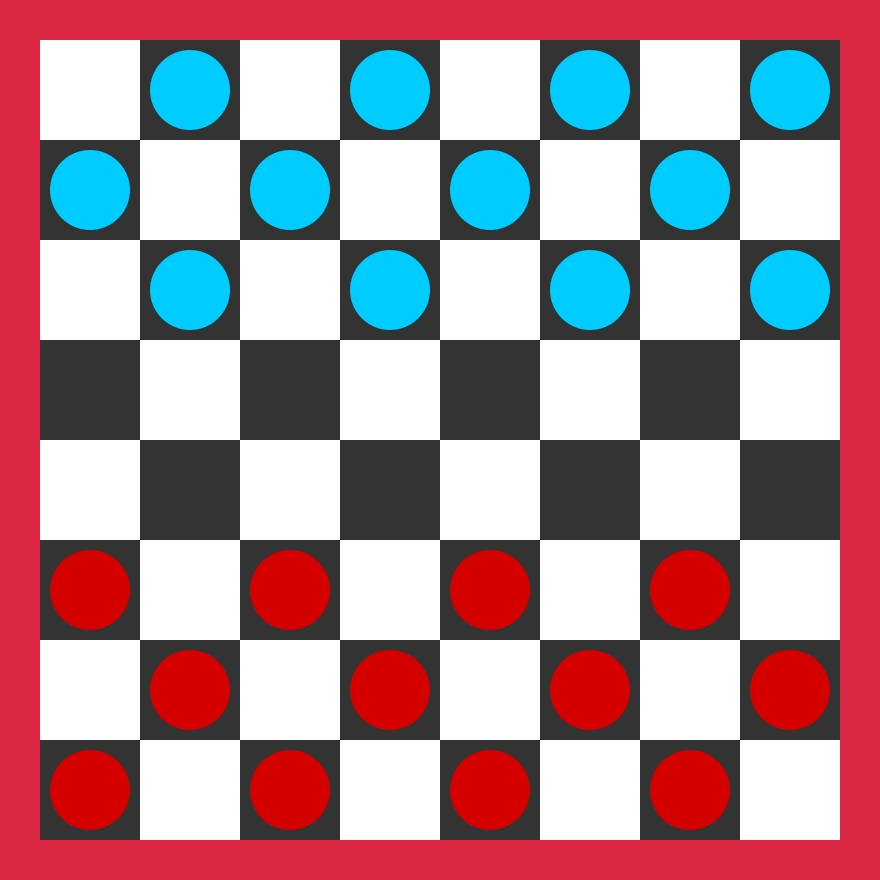
#> input picture pictures/planszafullborder.jpg, 880 x 880 px
$ python t2.py   (older library calls are emulated)
#> lines starting #> are read from the running program, lines starting #| are printed output that depends on the picture; after the words box and inside, x2 and y2 are one past the last pixel; in counts of white or black regions, pixels touching at a corner belong together
from skimage.feature import peak_local_max
from skimage.morphology import watershed
from scipy import ndimage
import numpy as np
import argparse
import imutils
import cv2.cv2 as cv2

image = cv2.imread("../pictures/planszafullborder.jpg")
#> image is the input picture: shape (880, 880, 3); mean B, G, R 149.8, 141.2, 173
# [9 lines of commented-out code are left out]


shifted = cv2.pyrMeanShiftFiltering(image, 21, 51)
# convert the mean shift image to grayscale, then apply
# Otsu's thresholding
gray = cv2.cvtColor(shifted, cv2.COLOR_BGR2GRAY)
thresh = cv2.threshold(gray, 0, 255,
                       cv2.THRESH_BINARY | cv2.THRESH_OTSU)[1]
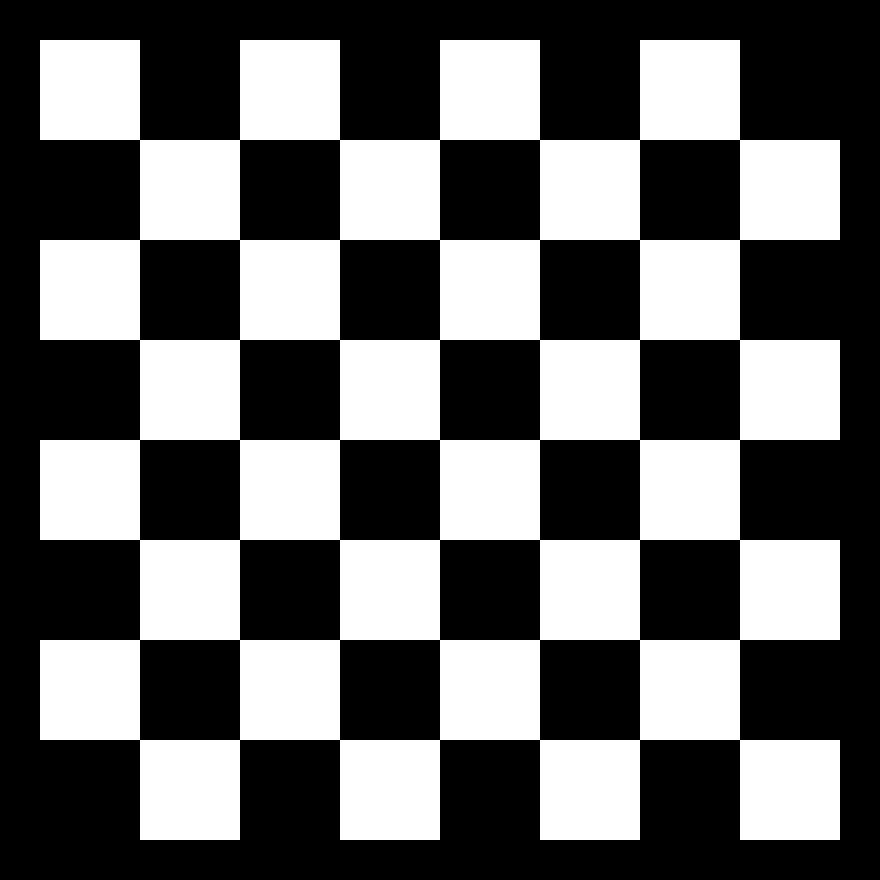
#> thresh: shape (880, 880); 41.3% white; 1 white region, box (x1, y1, x2, y2) and area: (40, 40, 840, 840) 320000

D = ndimage.distance_transform_edt(thresh)
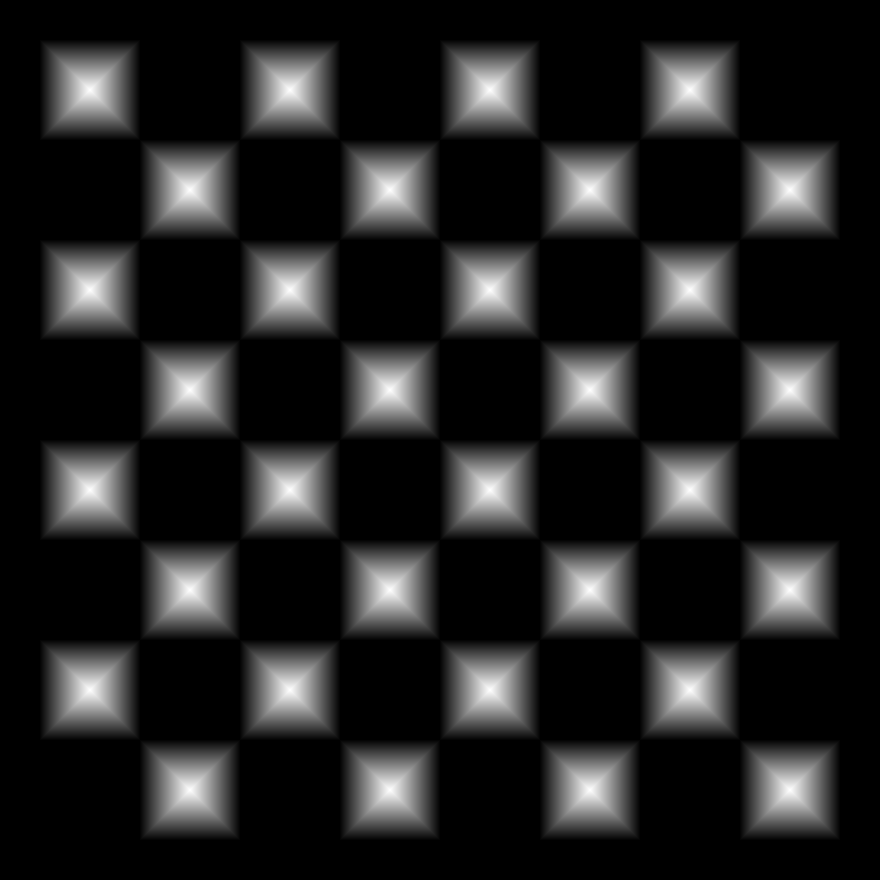
#> D: shape (880, 880) float64; min 0, max 50, mean 7.1; drawn with min black and max white
localMax = peak_local_max(D, indices=False, min_distance=20,
                          labels=thresh)
#> localMax: shape (880, 880) bool; 0% white in thin lines or dots, all inside (x1, y1, x2, y2) = (89, 89, 790, 790)
# perform a connected component analysis on the local peaks,
# using 8-connectivity, then appy the Watershed algorithm
markers = ndimage.label(localMax, structure=np.ones((3, 3)))[0]
#> markers: shape (880, 880) int32; 33 distinct labels, from 0 to 32
labels = watershed(-D, markers, mask=thresh)
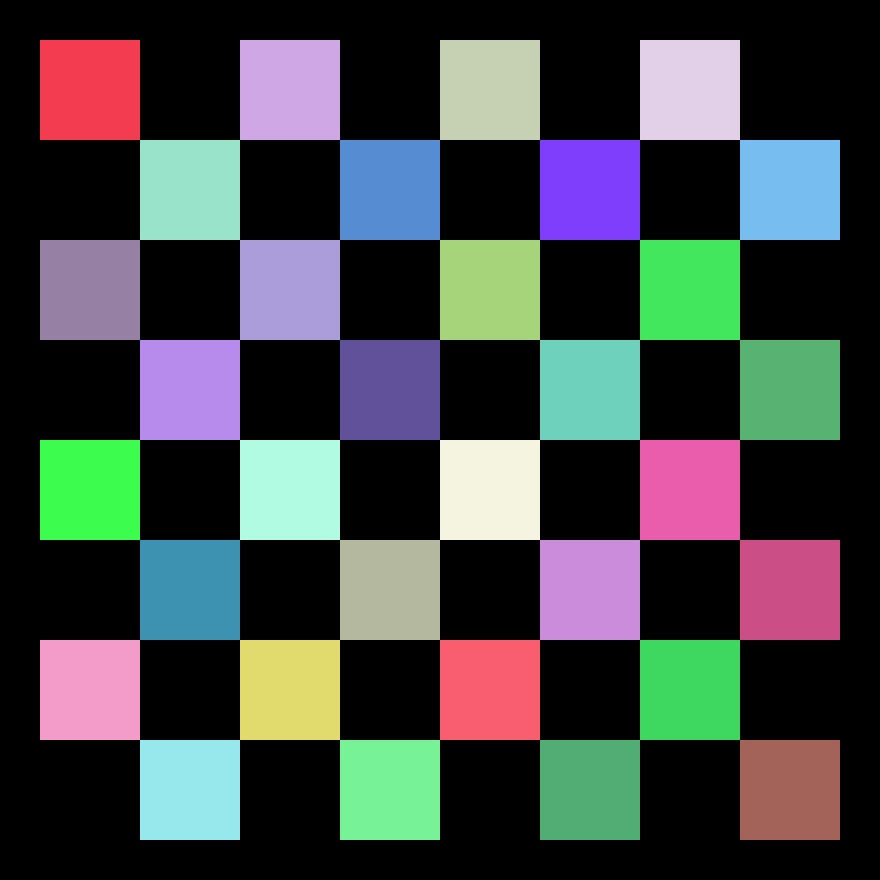
#> labels: shape (880, 880) int32; 33 distinct labels, from 0 to 32; one colour per label, 0 black
print("[INFO] {} unique segments found".format(len(np.unique(labels)) - 1))
#| [INFO] 32 unique segments found

#
# for label in np.unique(labels):
# 	# if the label is zero, we are examining the 'background'
# 	# so simply ignore it
# 	if label == 0:
# 		continue
# 	# otherwise, allocate memory for the label region and draw
# 	# it on the mask
# 	mask = np.zeros(gray.shape, dtype="uint8")
# 	mask[labels == label] = 255
# 	# detect contours in the mask and grab the largest one
# 	cnts = cv2.findContours(mask.copy(), cv2.RETR_EXTERNAL,
# 		cv2.CHAIN_APPROX_SIMPLE)
# 	cnts = imutils.grab_contours(cnts)
# 	c = max(cnts, key=cv2.contourArea)
# 	# draw a circle enclosing the object
# 	((x, y), r) = cv2.minEnclosingCircle(c)
# 	cv2.circle(image, (int(x), int(y)), int(r), (0, 255, 0), 2)
# 	cv2.putText(image, "#{}".format(label), (int(x) - 10, int(y)),
# 		cv2.FONT_HERSHEY_SIMPLEX, 0.6, (0, 0, 255), 2)
# # show the output image
# cv2.imshow("Output", image)
# cv2.waitKey(0)


# for label in np.unique(labels):
#     if label == 0:
#         continue
#     mask = np.zeros(gray.shape, dtype="uint8")
#     mask[labels == label] = 255
#     cnts, hier = cv2.findContours(mask.copy(), cv2.RETR_EXTERNAL,
#                                   cv2.CHAIN_APPROX_SIMPLE)
#     cnts = cnts[0]
#     rect = cv2.minAreaRect(cnts)
#     box = cv2.boxPoints(rect)
#     box = np.int0(box)
#     image = cv2.drawContours(image, [box], 0, (0, 255, 0), 2)
# print("dasda")

for label in np.unique(labels):
    if label == 0: continue
    mask = np.zeros(gray.shape, dtype="uint8")
    mask[labels == label] = 255
    cnts, hier = cv2.findContours(mask.copy(), cv2.RETR_EXTERNAL,
                                  cv2.CHAIN_APPROX_SIMPLE)
    cnts = cnts[0]
    rect = cv2.minAreaRect(cnts)
    box = cv2.boxPoints(rect)
    box = np.int0(box)
    print(box)
    image = cv2.drawContours(image, [box], 0, (0, 255, 0), 2)
    bottom_right, bottom_left, top_left, top_right = box
    print(((bottom_right[0] - bottom_left[0]) / 2))
    print(((bottom_left[1] - top_left[1]) / 2), "\n")
    cv2.putText(image, "#{}".format(label),
                (int((bottom_right[0] - bottom_left[0]) / 2) + top_left[0] - 10
                 , int((bottom_left[1] - top_left[1]) / 2) + top_left[1]),
                cv2.FONT_HERSHEY_SIMPLEX, 0.6, (0, 0, 255), 2)
#> this loop made 33 passes
#> (cnts, rect) on passes 2 to 9: ([[40, 40], [40, 139], [139, 139], [139, 40]], ((89.5, 89.5), (99, 99), -90)), ([[240, 40], [240, 139], [339, 139], [339, 40]], ((289.5, 89.5), (99, 99), -90)), ([[440, 40], [440, 139], [539, 139], [539, 40]], ((489.5, 89.5), (99, 99), -90)), ([[640, 40], [640, 139], [739, 139], [739, 40]], ((689.5, 89.5), (99, 99), -90)), ([[140, 140], [140, 239], [239, 239], [239, 140]], ((189.5, 189.5), (99, 99), -90)), ([[340, 140], [340, 239], [439, 239], [439, 140]], ((389.5, 189.5), (99, 99), -90)), ([[540, 140], [540, 239], [639, 239], [639, 140]], ((589.5, 189.5), (99, 99), -90)), ([[740, 140], [740, 239], [839, 239], [839, 140]], ((789.5, 189.5), (99, 99), -90))
#> (printed output is left out)
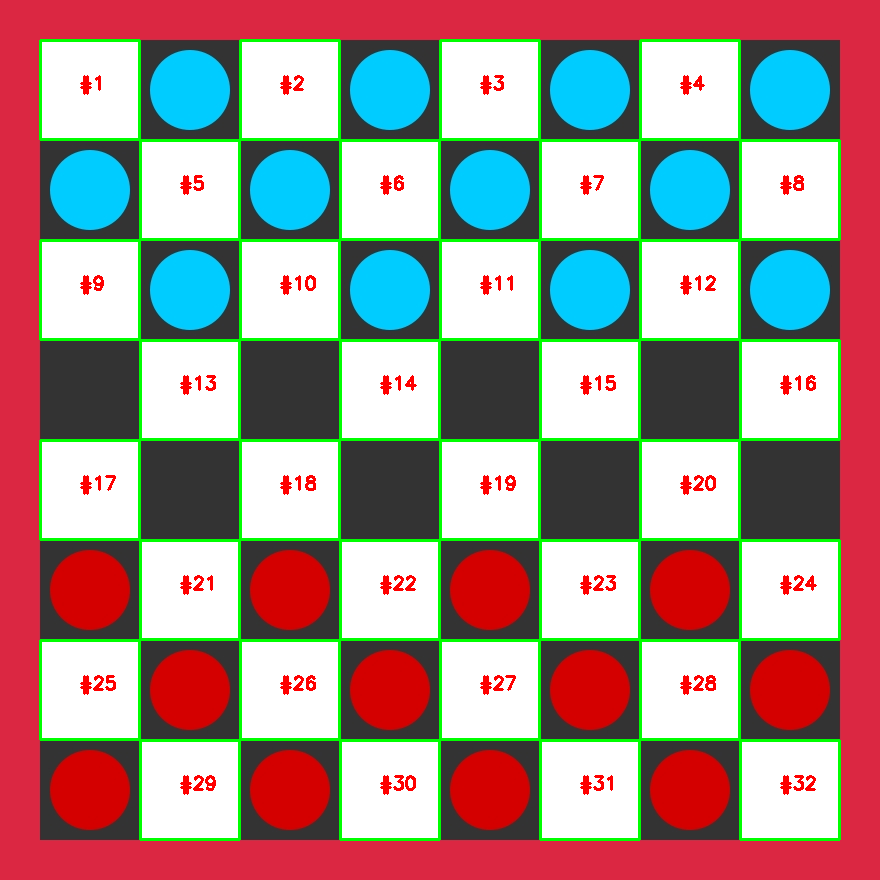
#> image: shape (880, 880, 3); mean B, G, R 137.6, 141.5, 163.6
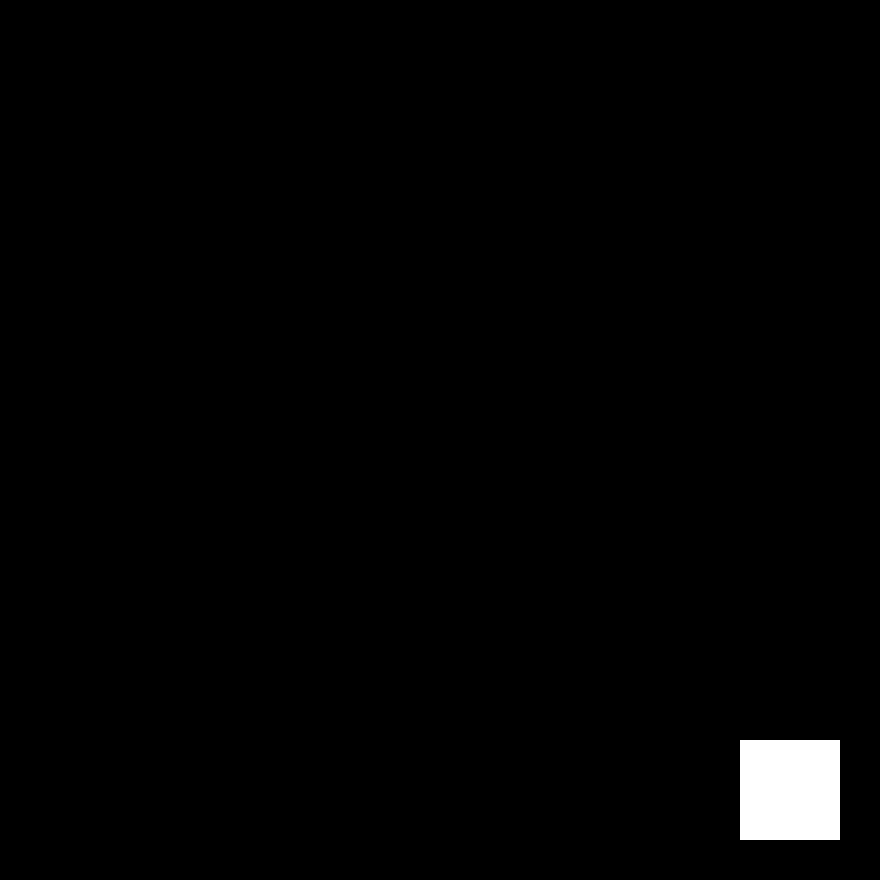
#> mask: shape (880, 880); 1.3% white; 1 white region, box (x1, y1, x2, y2) and area: (740, 740, 840, 840) 10000

cv2.imshow("Output", image)
cv2.waitKey(0)
#####genialnypomysl wziecie obrazka, obliczenie sredniej wielkosci boxa, obliczenie liczby pikseli, ekstrakcja po kolei i sprawdzanie pojedynzco
